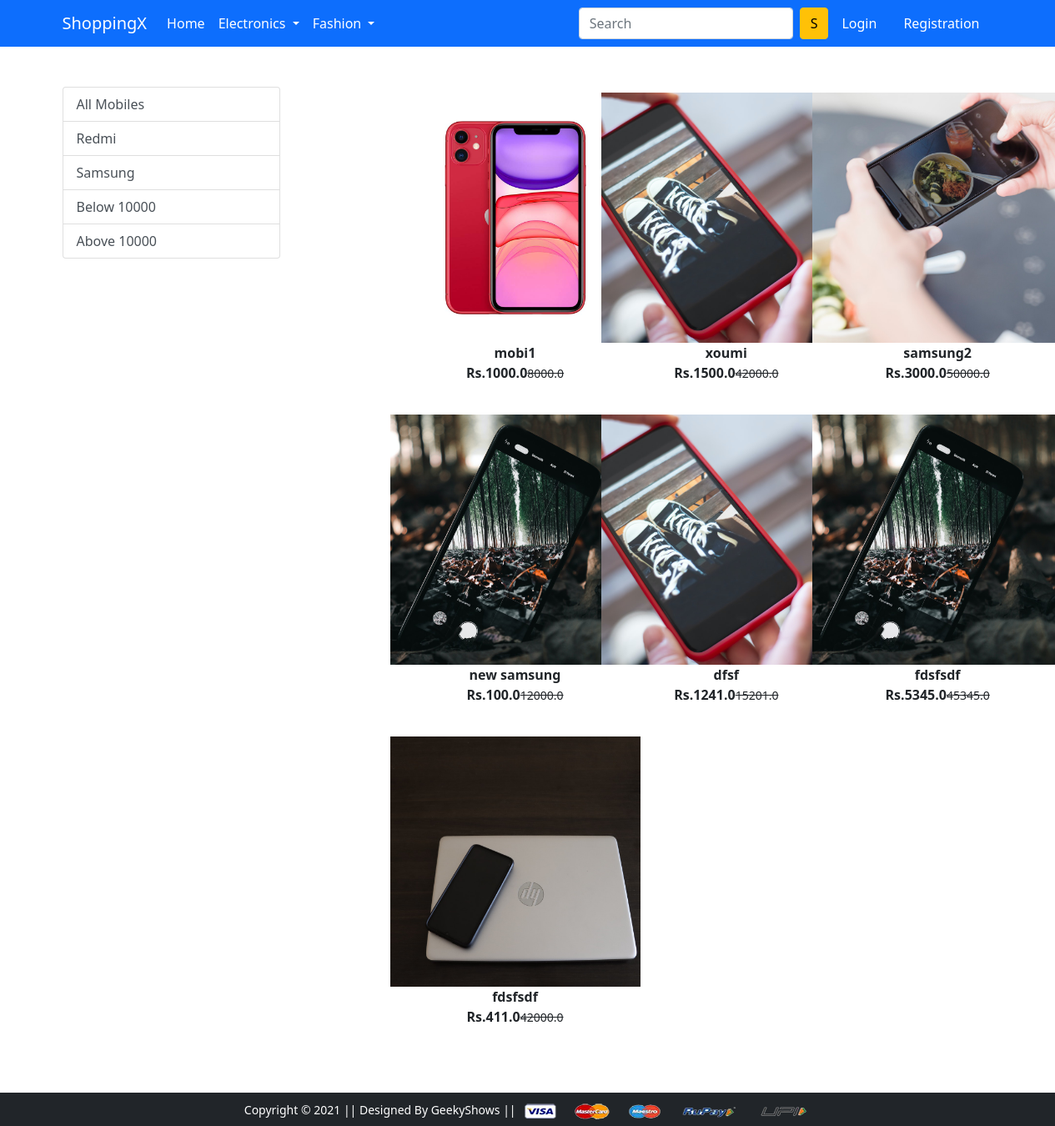
/mobile/, run on the app's committed database.
### app/models.py (models this page shows, shortened)
class Product (models.Model):
    title = models.CharField(max_length=100)
    selling_price = models.FloatField()
    discounted_price = models.FloatField()
    description = models.TextField()
    brand = models.CharField(max_length=100)
    category = models.CharField(choices=CATEGORY_CHOICES,max_length=2)
    product_image = models.ImageField(upload_to = 'productimg')

### app/views.py (the view)
# urls.py: path('mobile/', views.mobile, name='mobile'),
def mobile(request, data = None):
    if data == None:
        mobiles = Product.objects.filter(category = 'M')
    elif data == 'Redmi' or 'Samsung':
        mobiles = Product.objects.filter(category = 'M').filter(brand=data)
    return render(request, 'app/mobile.html', {'mobiles':mobiles})

### app/templates/app/mobile.html (shortened to what this page needs)
{% extends 'app/base.html' %}
{% load static %}
{% block main-content %}
<div class="container my-5">
 <div class="row">
  <div class="col-sm-3">
    <div class="list-group">
        <a href="{% url 'mobile' %}" class="list-group-item list-group-item-action " aria-current="true">
          All Mobiles
        <a href="{% url 'mobiledata' 'Redmi' %}" class="list-group-item list-group-item-action">Redmi</a>
        <a href="{% url 'mobiledata' 'Samsung' %}" class="list-group-item list-group-item-action">Samsung</a>
        <a href="{% url 'mobiledata' 'below' %}" class="list-group-item list-group-item-action">Below 10000</a>
        <a href="{% url 'mobiledata' 'above' %}" class="list-group-item list-group-item-action">Above 10000</a>
      </div>
  </div>
  <div class="col-sm-8 offset-sm-1">
   <div class="row">
    {% for product in mobiles %}
     <div class = "col-sm-4 text-center mb-4">
      <a href = "{% url 'product-detail' product.id %}" class = "btn">
        <div class = "item">
          <img src= "{{ product.product_image.url}}" alt="" height="300">
          <div class = fw-bold>{{product.title}}</div>
          <div class = fw-bold> Rs.{{product.discounted_price}}<small class = "fw-light text-decoration-line-through">{{product.selling_price}}</small></div>
        </div>
      </a>
     </div>
    {% endfor %}
   </div>
  </div>
 </div>
</div>
{% endblock main-content %}

### data on the page
Product: product_image (picture), title "mobi1", discounted_price "1000.0", selling_price "8000.0"
Product: product_image (picture), title "xoumi", discounted_price "1500.0", selling_price "42000.0"
Product: product_image (picture), title "samsung2", discounted_price "3000.0", selling_price "50000.0"
Product: product_image (picture), title "new samsung", discounted_price "100.0", selling_price "12000.0"
Product: product_image (picture), title "dfsf", discounted_price "1241.0", selling_price "15201.0"
Product: product_image (picture), title "fdsfsdf", discounted_price "5345.0", selling_price "45345.0"
Product: product_image (picture), title "fdsfsdf", discounted_price "411.0", selling_price "42000.0"
